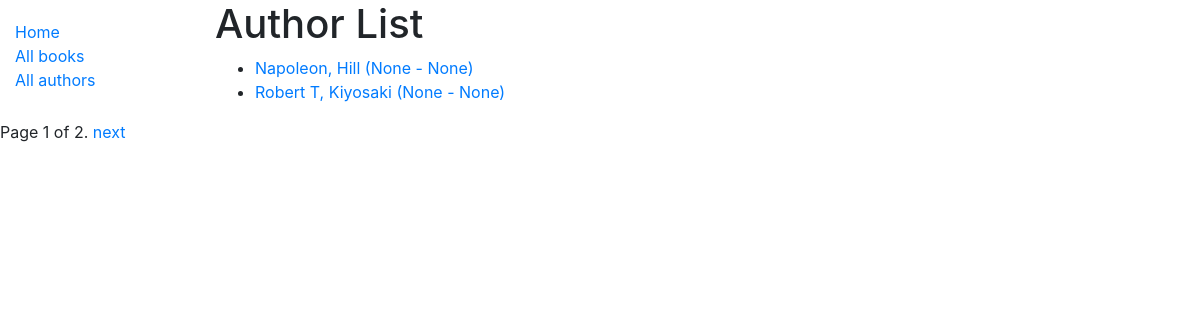
/catalog/author/, run on the app's committed database.
### catalog/models.py (models this page shows, shortened)
class Author(models.Model):
    first_name = models.CharField(max_length=100)
    last_name = models.CharField(max_length=100)
    date_of_birth = models.DateField(null=True, blank=True)
    date_of_death = models.DateField("Died", null=True, blank=True)
    class Meta:
        ordering = ["last_name", "first_name"]
    def get_absolute_url(self):
        return reverse("author-detail", args=[str(self.id)])

### catalog/views.py (the view)
# urls.py: path('author/', views.AuthorListView.as_view(), name='author'),
class AuthorListView(generic.ListView):
    model = Author
    paginate_by = 2

### catalog/templates/catalog/author_list.html
{% extends "base_generic.html" %} {% block content %}
<h1>Author List</h1>
{% if author_list %}
<ul>
  {% for author in author_list %}
  <li>
    <a href="{{ author.get_absolute_url }}"
      >{{ author.first_name }}, {{ author.last_name}} ({{ author.date_of_birth}}
      - {{ author.date_of_death }})
    </a>
  </li>
  {% endfor %}
</ul>
{% else %}
<p>There are no authors in the library.</p>
{% endif %} {% endblock %}

### data on the page
Author: first_name "Napoleon", last_name "Hill", date_of_birth "None", date_of_death "None"
Author: first_name "Robert T", last_name "Kiyosaki", date_of_birth "None", date_of_death "None"

### other printed values
{{ page_obj.number }} "1"
{{ page_obj.paginator.num_pages }} "2"
